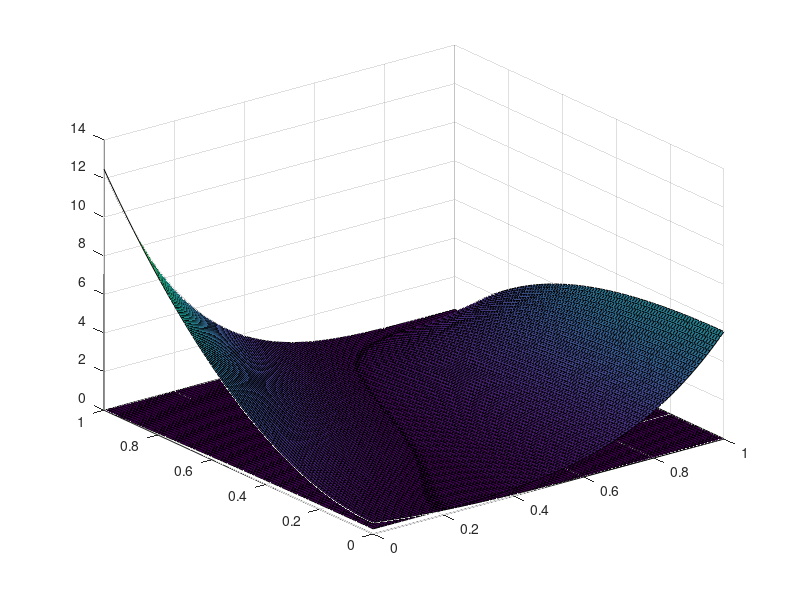

Write the MATLAB code that produced this figure.
clc
% a is the concentration of A from 0 to 1 in intervals of 0.01
a = linspace(0,1,(1-0)/0.01+1);
% b is the concentration of B from 0 to 1 in intervals of 0.01
b = linspace(0,1,(1-0)/0.01+1);

alp = 11.6;
bet = 5.3;

pdf_1 = []; %pdf matrix of the first equation
pdf_2 = []; %pdf matrix of the second equation
for x = 1:length(a)
    for y = 1: length(b)
        % calculate values of each pdf matrix
        pdf_1(x,y) = alp * ( 0.05 + a(x)^2 ) * ( (b(y)-1)^4 + 0.025 );
        pdf_2(x,y) = bet * ( 1 - a(x)^2 ) * ( 0.05 + b(y)^4 + (a(x)^2) * (b(y)^2) /2 );
    end
end
%plot first pdf 
surf(a,b,pdf_1);
hold on
%plot second pdf
surf(a,b,pdf_2);
hold on
